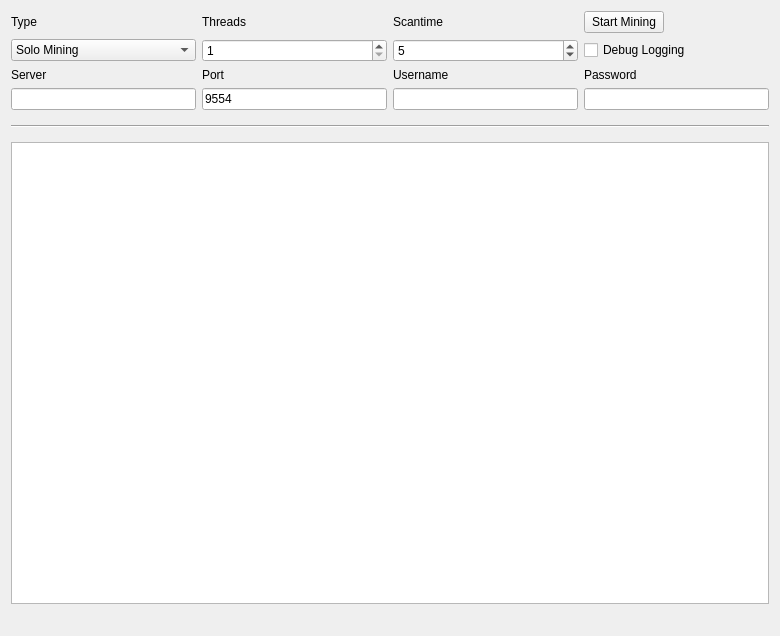
<?xml version="1.0" encoding="UTF-8"?>
<ui version="4.0">
 <class>MiningPage</class>
 <widget class="QWidget" name="MiningPage">
  <property name="geometry">
   <rect>
    <x>0</x>
    <y>0</y>
    <width>780</width>
    <height>636</height>
   </rect>
  </property>
  <property name="windowTitle">
   <string>Mining</string>
  </property>
  <layout class="QGridLayout" name="gridLayout">
   <property name="sizeConstraint">
    <enum>QLayout::SetMaximumSize</enum>
   </property>
   <item row="7" column="1">
    <widget class="QLineEdit" name="serverLine">
     <property name="enabled">
      <bool>true</bool>
     </property>
    </widget>
   </item>
   <item row="6" column="3">
    <widget class="QLabel" name="usernameLabel">
     <property name="enabled">
      <bool>true</bool>
     </property>
     <property name="text">
      <string>Username</string>
     </property>
    </widget>
   </item>
   <item row="6" column="1">
    <widget class="QLabel" name="serverLabel">
     <property name="enabled">
      <bool>true</bool>
     </property>
     <property name="text">
      <string>Server</string>
     </property>
    </widget>
   </item>
   <item row="7" column="3">
    <widget class="QLineEdit" name="usernameLine">
     <property name="enabled">
      <bool>true</bool>
     </property>
     <property name="text">
      <string/>
     </property>
    </widget>
   </item>
   <item row="6" column="4">
    <widget class="QLabel" name="passwordLabel">
     <property name="enabled">
      <bool>true</bool>
     </property>
     <property name="text">
      <string>Password</string>
     </property>
    </widget>
   </item>
   <item row="6" column="2">
    <widget class="QLabel" name="portLabel">
     <property name="enabled">
      <bool>true</bool>
     </property>
     <property name="text">
      <string>Port</string>
     </property>
    </widget>
   </item>
   <item row="3" column="4">
    <widget class="QPushButton" name="startButton">
     <property name="sizePolicy">
      <sizepolicy hsizetype="Fixed" vsizetype="Fixed">
       <horstretch>0</horstretch>
       <verstretch>0</verstretch>
      </sizepolicy>
     </property>
     <property name="text">
      <string>Start Mining</string>
     </property>
    </widget>
   </item>
   <item row="8" column="1" colspan="4">
    <widget class="Line" name="line">
     <property name="sizePolicy">
      <sizepolicy hsizetype="Minimum" vsizetype="Fixed">
       <horstretch>0</horstretch>
       <verstretch>0</verstretch>
      </sizepolicy>
     </property>
     <property name="minimumSize">
      <size>
       <width>0</width>
       <height>20</height>
      </size>
     </property>
     <property name="orientation">
      <enum>Qt::Horizontal</enum>
     </property>
    </widget>
   </item>
   <item row="13" column="1" colspan="4">
    <widget class="QListWidget" name="list">
     <property name="autoScrollMargin">
      <number>100000</number>
     </property>
     <property name="dragDropMode">
      <enum>QAbstractItemView::DragOnly</enum>
     </property>
     <property name="selectionMode">
      <enum>QAbstractItemView::NoSelection</enum>
     </property>
     <property name="movement">
      <enum>QListView::Snap</enum>
     </property>
     <property name="batchSize">
      <number>10</number>
     </property>
    </widget>
   </item>
   <item row="14" column="1" colspan="2">
    <widget class="QLabel" name="shareCount">
     <property name="font">
      <font>
       <pointsize>10</pointsize>
       <weight>75</weight>
       <bold>true</bold>
      </font>
     </property>
     <property name="text">
      <string/>
     </property>
    </widget>
   </item>
   <item row="3" column="3">
    <widget class="QLabel" name="scantimeLabel">
     <property name="enabled">
      <bool>true</bool>
     </property>
     <property name="layoutDirection">
      <enum>Qt::LeftToRight</enum>
     </property>
     <property name="text">
      <string>Scantime</string>
     </property>
    </widget>
   </item>
   <item row="3" column="2">
    <widget class="QLabel" name="threadsLabel">
     <property name="enabled">
      <bool>true</bool>
     </property>
     <property name="text">
      <string>Threads</string>
     </property>
    </widget>
   </item>
   <item row="4" column="4">
    <widget class="QCheckBox" name="debugCheckBox">
     <property name="text">
      <string>Debug Logging</string>
     </property>
    </widget>
   </item>
   <item row="3" column="1">
    <widget class="QLabel" name="typeLabel">
     <property name="text">
      <string>Type</string>
     </property>
    </widget>
   </item>
   <item row="4" column="2">
    <widget class="QSpinBox" name="threadsBox">
     <property name="enabled">
      <bool>true</bool>
     </property>
     <property name="minimum">
      <number>1</number>
     </property>
     <property name="maximum">
      <number>99</number>
     </property>
     <property name="singleStep">
      <number>1</number>
     </property>
    </widget>
   </item>
   <item row="4" column="1">
    <widget class="QComboBox" name="typeBox">
     <property name="editable">
      <bool>false</bool>
     </property>
     <property name="currentIndex">
      <number>0</number>
     </property>
     <item>
      <property name="text">
       <string>Solo Mining</string>
      </property>
     </item>
     <item>
      <property name="text">
       <string>Pool Mining</string>
      </property>
     </item>
    </widget>
   </item>
   <item row="4" column="3">
    <widget class="QSpinBox" name="scantimeBox">
     <property name="enabled">
      <bool>true</bool>
     </property>
     <property name="minimum">
      <number>1</number>
     </property>
     <property name="value">
      <number>5</number>
     </property>
    </widget>
   </item>
   <item row="7" column="2">
    <widget class="QLineEdit" name="portLine">
     <property name="enabled">
      <bool>true</bool>
     </property>
     <property name="text">
      <string>9554</string>
     </property>
     <property name="value" stdset="0">
      <number>9554</number>
     </property>
    </widget>
   </item>
   <item row="7" column="4">
    <widget class="QLineEdit" name="passwordLine">
     <property name="enabled">
      <bool>true</bool>
     </property>
    </widget>
   </item>
   <item row="14" column="3" colspan="2">
    <widget class="QLabel" name="mineSpeedLabel">
     <property name="sizePolicy">
      <sizepolicy hsizetype="Preferred" vsizetype="Preferred">
       <horstretch>0</horstretch>
       <verstretch>0</verstretch>
      </sizepolicy>
     </property>
     <property name="font">
      <font>
       <pointsize>10</pointsize>
       <weight>75</weight>
       <bold>true</bold>
      </font>
     </property>
     <property name="text">
      <string/>
     </property>
     <property name="alignment">
      <set>Qt::AlignRight|Qt::AlignTrailing|Qt::AlignVCenter</set>
     </property>
    </widget>
   </item>
  </layout>
 </widget>
 <layoutdefault spacing="6" margin="11"/>
 <tabstops>
  <tabstop>startButton</tabstop>
  <tabstop>typeBox</tabstop>
  <tabstop>threadsBox</tabstop>
  <tabstop>scantimeBox</tabstop>
  <tabstop>serverLine</tabstop>
  <tabstop>portLine</tabstop>
  <tabstop>usernameLine</tabstop>
  <tabstop>passwordLine</tabstop>
  <tabstop>debugCheckBox</tabstop>
  <tabstop>list</tabstop>
 </tabstops>
 <resources/>
 <connections/>
</ui>
